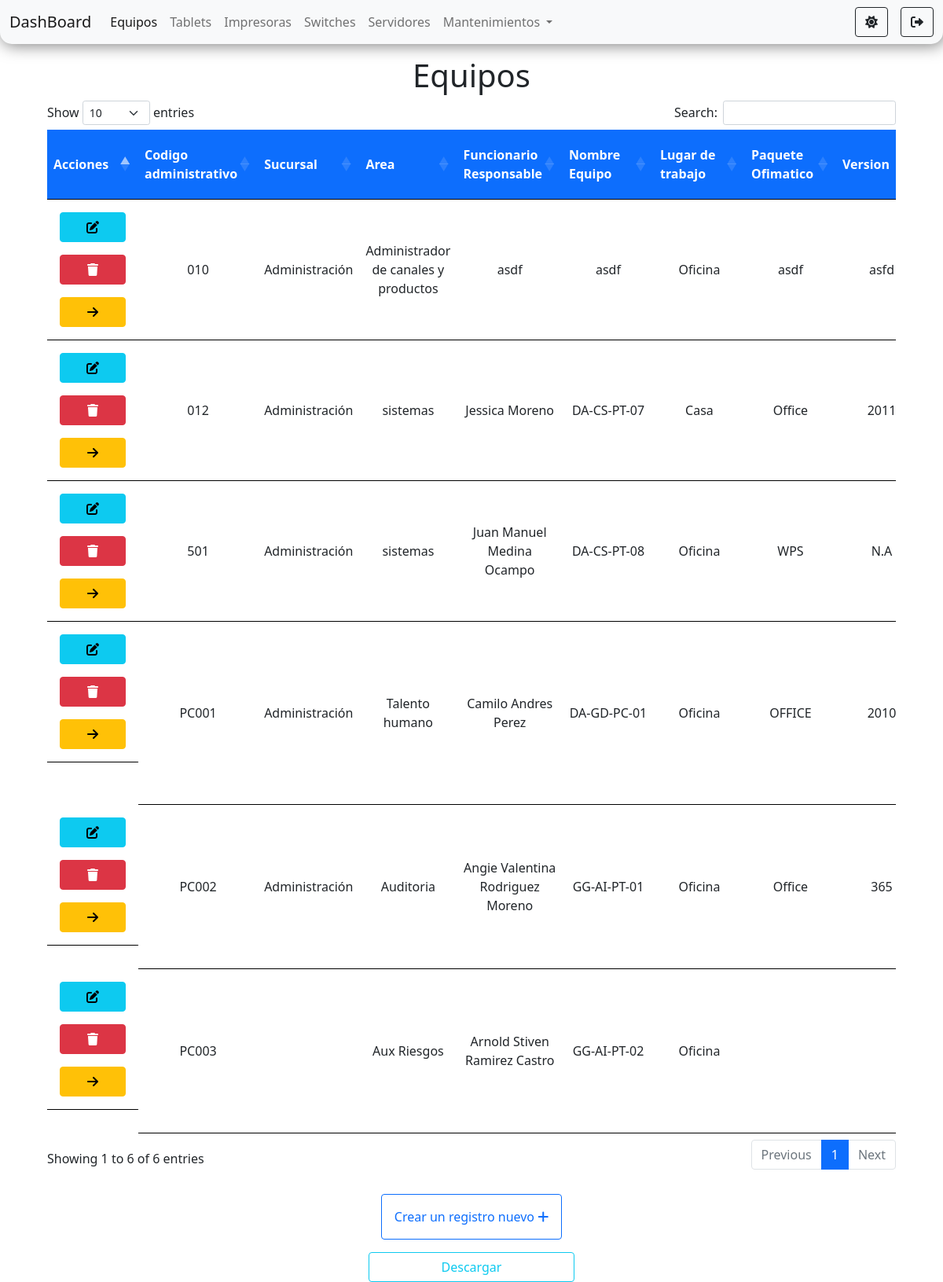
The page /pages/equipos/equipos.php (signed in) on the database its author committed.
### tables this page shows
CREATE TABLE `equipos` (
  `codigo_administrativo` varchar(50) NOT NULL,
  `sucursal` varchar(50) DEFAULT NULL,
  `area` varchar(50) DEFAULT NULL,
  `funcionario_responsable` varchar(50) DEFAULT NULL,
  `nombre_equipo` varchar(20) DEFAULT NULL,
  `lugar_de_trabajo` varchar(10) DEFAULT NULL,
  `paquete_ofimatico` varchar(10) DEFAULT NULL,
  `version_office` varchar(5) DEFAULT NULL,
  `novedades` varchar(100) DEFAULT NULL,
  `tipo_equipo` varchar(15) DEFAULT NULL,
  `marca` varchar(100) DEFAULT NULL,
  `modelo` varchar(100) DEFAULT NULL,
  `serial` varchar(100) DEFAULT NULL,
  `fecha_fabricacion` date DEFAULT NULL,
  `procesador` varchar(100) DEFAULT NULL,
  `generacion_procesador` varchar(100) DEFAULT NULL,
  `nucleos` int(11) DEFAULT NULL,
  `velocidad_mz` int(11) DEFAULT NULL,
  `ram_gb` int(11) DEFAULT NULL,
  `tipo_memoria` varchar(100) DEFAULT NULL,
  `adaptador_multimedia` varchar(100) DEFAULT NULL,
  `adaptador_video` varchar(100) DEFAULT NULL,
  `marca_disco_duro` varchar(100) DEFAULT NULL,
  `capacidad_disco` varchar(100) DEFAULT NULL,
  `tipo_disco` varchar(100) DEFAULT NULL,
  `red_ethernet` varchar(100) DEFAULT NULL,
  `ip` varchar(100) DEFAULT NULL,
  `mac_ethernet` varchar(100) DEFAULT NULL,
  `red_wifi` varchar(100) DEFAULT NULL,
  `mac` varchar(100) DEFAULT NULL,
  `marca_monitor` varchar(100) DEFAULT NULL,
  `tipo_monitor` varchar(100) DEFAULT NULL,
  `serial_monitor` varchar(100) DEFAULT NULL,
  `modelo_monitor` varchar(100) DEFAULT NULL,
  `pulgadas` varchar(60) DEFAULT NULL,
  `cables_poder` int(60) DEFAULT NULL,
  `vga` int(60) DEFAULT NULL,
  `pass_core` int(60) DEFAULT NULL,
  `bateria` varchar(100) DEFAULT NULL,
  `carga_electrica` varchar(100) DEFAULT NULL,
  `cargador` varchar(200) DEFAULT NULL,
  `voltaje` varchar(100) DEFAULT NULL,
  `salida_plug` varchar(100) DEFAULT NULL,
  `os` varchar(100) DEFAULT NULL,
  `bit` int(11) DEFAULT NULL,
  `licencia` varchar(100) DEFAULT NULL
);

### pages/equipos/equipos.php (the view, shortened to what this page needs)
<?php
    require_once("../../connection/connection.php");
    $sql = "SELECT * FROM equipos";
    $result = $connection->query($sql);
?>
<!doctype html>
<html lang="es">
<head>
    <link rel="stylesheet" href="https://cdnjs.cloudflare.com/ajax/libs/font-awesome/6.0.0-beta2/css/all.min.css" />
    <link href="https://cdn.jsdelivr.net/npm/bootstrap@5.1.2/dist/css/bootstrap.min.css" rel="stylesheet"
>
    <link rel="stylesheet" href="https://cdn.datatables.net/1.11.3/css/dataTables.bootstrap5.min.css">
    <link rel="stylesheet" href="../../styles/styles.css">
</head>
<body id="body">
    <nav class="navbar navbar-expand-lg navbar-light bg-light" id="navbar">
        <div class="container-fluid">
            <a class="navbar-brand" href="../../components/router.php?page=dashboard">DashBoard</a>
            <div class="collapse navbar-collapse" id="navbarSupportedContent">
                <ul class="navbar-nav me-auto mb-2 mb-lg-0">
                    <li class="nav-item">
                        <a class="nav-link active" aria-current="page" href="../../components/router.php?page=equipos">Equipos</a>
                    </li>
                    <li class="nav-item">
                    <a class="nav-link" href="../../components/router.php?page=tablets">Tablets</a>
                    </li>
                    <li class="nav-item">
                        <a class="nav-link" href="../../components/router.php?page=impresoras">Impresoras</a>
                    </li>
                    <li class="nav-item">
                        <a class="nav-link" href="../../components/router.php?page=switches">Switches</a>
                    </li>
                    <li class="nav-item">
                        <a class="nav-link" href="../../components/router.php?page=servidores">Servidores</a>
                    </li>
                    <li class="nav-item dropdown">
                        <a class="nav-link dropdown-toggle" href="#" id="navbarScrollingDropdown" role="button" data-bs-toggle="dropdown" aria-expanded="false">
                            Mantenimientos
                        </a>
                    </li>
                </ul>
                <div class="d-flex">
                    <button class="btn me-3 btn-outline-dark" id="btn-oscuro" onclick="onModoOscuro()"  title="Modo oscuro"><i class="fas fa-sun"></i></button>
                    <a href="../../components/router.php?page=logout" class="btn btn-outline-dark" id="btn-salir" title="Salir"><i class="fas fa-sign-out-alt"></i></a>
                </div>
            </div>
        </div>
    </nav>
    <div class="container-fluid d-flex flex-column align-items-center mt-3">
        <h1>Equipos</h1>
        <div class="tabla">
            <table id="equipos" class="table  text-center mt-4">
                <thead>
                    <tr class="bg-primary text-white">
                        <th scope="col">Acciones</th>
                        <th scope="col">Codigo administrativo</th>
                        <th scope="col">Sucursal</th>
                        <th scope="col">Area</th>
                        <th scope="col">Funcionario Responsable</th>
                        <th scope="col">Nombre Equipo</th>
                        <th scope="col">Lugar de trabajo</th>
                        <th scope="col">Paquete Ofimatico</th>
                        <th scope="col">Version</th>
                    </tr>
                </thead>
                <tbody>
                    <?php
                        if($result ->num_rows>0){
                            while($row = $result ->fetch_assoc()){
                    ?>
                    <tr id="tr<?php echo $row['codigo_administrativo']  ?>">
                        <td class="d-flex flex-column justify-content-beetwen">
                            <a href="./edid.php/?id=<?php echo $row['codigo_administrativo']?>" class="btn btn-info m-2" title="editar"><i class="fas fa-edit"></i></a>
                            <a  onclick="confirmar('<?php echo $row['codigo_administrativo']?>', 'equipos')" class="btn btn-danger m-2" title="eliminar"><i class="fas fa-trash"></i></a>
                            <a  onclick="select('<?php echo $row['codigo_administrativo'] ?>')" class="btn btn-warning m-2" title="seleccionar"><i class="fas fa-arrow-right"></i></a>
                        </td>
                        <td><?php echo $row['codigo_administrativo']  ?></td>
                        <td><?php echo $row['sucursal'] ?></td>
                        <td><?php echo $row['area'] ?></td>
                        <td><?php echo $row['funcionario_responsable']?></td>
                        <td><?php echo $row['nombre_equipo']?></td>
                        <td><?php echo $row['lugar_de_trabajo']?></td>
                        <td><?php echo $row['paquete_ofimatico']?></td>
                        <td><?php echo $row['version_office']?></td>
                    </tr>
                    <?php }} ?>
                </tbody>
            </table>
        </div>
        <div class="d-flex flex-column">
            <a href="./create.php" class="btn btn-outline-primary p-3 m-3">Crear un registro nuevo <i class='fas fa-plus' ></i></a>
            <a href="./exportarTablaEquipos.php" class="btn btn-outline-info">Descargar</a>
        </div>
    </div>
</body>
</html>

### styles/styles.css (style rules this page uses)
body { min-height: 100vh; }
#navbar { box-shadow: 2px 2px 20px rgb(0 0 0 / 50%); border-bottom-left-radius: 15px; border-bottom-right-radius: 15px; }
.tabla { height: 85vh; width: 90vw; overflow-x: scroll; }
td { min-width: 100px !important; }
tr { border-bottom: 3px solid black; vertical-align: middle; }

### rows shown on the page
equipos: codigo_administrativo "010", sucursal "Administración", area "Administrador de canales y productos", funcionario_responsable "asdf", nombre_equipo "asdf", lugar_de_trabajo "Oficina", paquete_ofimatico "asdf", version_office "asfd"
equipos: codigo_administrativo "012", sucursal "Administración", area "sistemas", funcionario_responsable "Jessica Moreno", nombre_equipo "DA-CS-PT-07", lugar_de_trabajo "Casa", paquete_ofimatico "Office", version_office "2011"
equipos: codigo_administrativo "501", sucursal "Administración", area "sistemas", funcionario_responsable "Juan Manuel Medina Ocampo", nombre_equipo "DA-CS-PT-08", lugar_de_trabajo "Oficina", paquete_ofimatico "WPS", version_office "N.A"
equipos: codigo_administrativo "PC001", sucursal "Administración", area "Talento humano", funcionario_responsable "Camilo Andres Perez", nombre_equipo "DA-GD-PC-01", lugar_de_trabajo "Oficina", paquete_ofimatico "OFFICE", version_office "2010"
equipos: codigo_administrativo "PC002", sucursal "Administración", area "Auditoria", funcionario_responsable "Angie Valentina Rodriguez Moreno", nombre_equipo "GG-AI-PT-01", lugar_de_trabajo "Oficina", paquete_ofimatico "Office", version_office "365"
equipos: codigo_administrativo "PC003", area "Aux Riesgos", funcionario_responsable "Arnold Stiven Ramirez Castro", nombre_equipo "GG-AI-PT-02", lugar_de_trabajo "Oficina"
